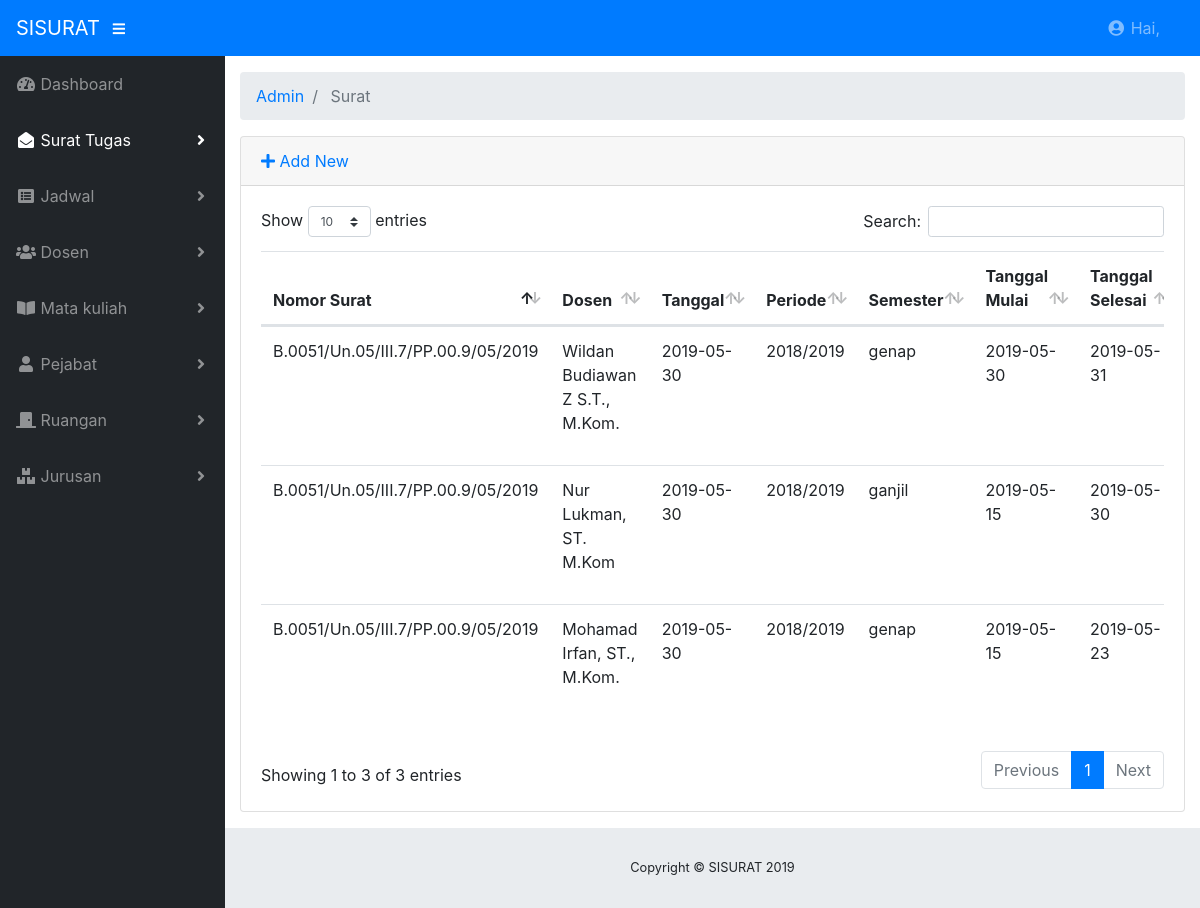
Page /index.php/admin/surat on the committed database.
### tables this page shows
CREATE TABLE `surat` (
  `id_surat` int(11) NOT NULL,
  `no_surat` varchar(100) NOT NULL,
  `tanggal_surat` date NOT NULL,
  `kode_dosen` varchar(100) NOT NULL,
  `periode` varchar(100) NOT NULL,
  `semester` varchar(100) NOT NULL,
  `tanggal_sap` date NOT NULL,
  `kode_pejabat` varchar(100) NOT NULL,
  `tanggal_mulai` date NOT NULL,
  `tanggal_selesai` date NOT NULL
);

CREATE TABLE `dosen` (
  `kode_dosen` varchar(100) NOT NULL,
  `nip` int(11) NOT NULL,
  `nidn` int(11) NOT NULL,
  `nama` varchar(100) NOT NULL
);

### application/controllers/admin/Surat.php (called while the page is built, shortened)
<?php
class surat extends CI_Controller
{
    public function __construct()
    {
        $this->load->model("surat_model");
        $this->load->model("dosen_model");
        $this->load->model("pejabat_model");
        $this->load->library('pdf');
        $this->load->library('form_validation');
    }
    public function index()
    {
        $data["surat"] = $this->surat_model->getAll();
        $data["dosen"] = $this->dosen_model->getAll();
        $data["pejabat"] = $this->pejabat_model->getAll();
        $this->load->view("admin/surat/list", $data);
    }
}

### index.php (called while the page is built, shortened)
<?php
require_once BASEPATH.'core/CodeIgniter.php';

### application/models/Surat_model.php (called while the page is built, shortened)
<?php defined('BASEPATH') OR exit('No direct script access allowed');
class Surat_model extends CI_Model
{
    public function getAll()
    {
            $this->db->select('surat.*,dosen.nama as nama_dosen');
            $this->db->from('surat');
            $this->db->join('dosen', 'dosen.kode_dosen = surat.kode_dosen');
            $query = $this->db->get();
            return $query->result();
    }
}

### application/views/admin/surat/list.php (the view, shortened to what this page needs)
<!DOCTYPE html>
<html lang="en">
<head>
</head>
<body id="page-top">
	<div id="wrapper">
		<div id="content-wrapper">
			<div class="container-fluid">
				<div class="card mb-3">
					<div class="card-header">
						<a href="<?php echo site_url('admin/surat/add') ?>"><i class="fas fa-plus"></i> Add New</a>
					</div>
					<div class="card-body">
						<div class="table-responsive">
							<table class="table table-hover" id="dataTable" width="100%" cellspacing="0">
								<thead>
									<tr>
										<th>Nomor Surat</th>
										<th>Dosen</th>
										<th>Tanggal</th>
										<th>Periode</th>
										<th>Semester</th>
										<th>Tanggal Mulai</th>
										<th>Tanggal Selesai</th>
									</tr>
								</thead>
								<tbody>
									<?php foreach ($surat as $surat): ?>
									<tr>
										<td width="150">
											<?php echo $surat->no_surat ?>
										</td>
										<td>
											<?php echo $surat->nama_dosen ?>
										</td>
										<td>
											<?php echo $surat->tanggal_surat ?>
										</td>
										<td>
											<?php echo $surat->periode ?>
										</td>
										<td>
											<?php echo $surat->semester ?>
										</td>
										<td>
											<?php echo $surat->tanggal_mulai ?>
										</td>
										<td>
											<?php echo $surat->tanggal_selesai ?>
										</td>
									</tr>
									<?php endforeach; ?>
								</tbody>
							</table>
						</div>
					</div>
				</div>
			</div>
		</div>
	</div>
</body>
</html>

### css/sb-admin.css (style rules this page uses)
html { position: relative; min-height: 100%; }
body { height: 100%; }
#wrapper { display: -webkit-box; display: -ms-flexbox; display: flex; }
#wrapper #content-wrapper { overflow-x: hidden; width: 100%; padding-top: 1rem; padding-bottom: 80px; }
:root { --input-padding-x: 0.75rem; --input-padding-y: 0.75rem; }

### rows in the picture
surat: no_surat "B.0051/Un.05/III.7/PP.00.9/05/2019", kode_dosen.nama "Wildan Budiawan Z S.T., M.Kom.", tanggal_surat "2019-05-30", periode "2018/2019", semester "genap", tanggal_mulai "2019-05-30", tanggal_selesai "2019-05-31"
surat: no_surat "B.0051/Un.05/III.7/PP.00.9/05/2019", kode_dosen.nama "Nur Lukman, ST. M.Kom", tanggal_surat "2019-05-30", periode "2018/2019", semester "ganjil", tanggal_mulai "2019-05-15", tanggal_selesai "2019-05-30"
surat: no_surat "B.0051/Un.05/III.7/PP.00.9/05/2019", kode_dosen.nama "Mohamad Irfan, ST., M.Kom.", tanggal_surat "2019-05-30", periode "2018/2019", semester "genap", tanggal_mulai "2019-05-15", tanggal_selesai "2019-05-23"

### other values in the picture
SITE_NAME "SISURAT"
$segment "Admin"
$segment "Surat"
Date('Y') "2019"
